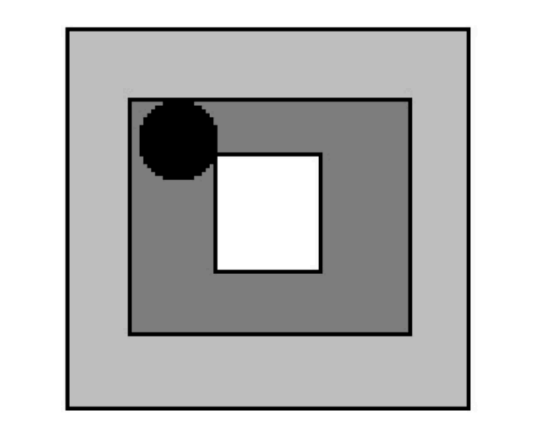
#> input picture aule_space.png, 551 x 424 px
$ jupyter execute --allow-errors aule_space.ipynb
#> lines starting #> are read from the running program, lines starting #| are printed output that depends on the picture; after the words box and inside, x2 and y2 are one past the last pixel; in counts of white or black regions, pixels touching at a corner belong together
[cell 1]
import matplotlib.pyplot as plt
import numpy as np
import cv2

[cell 2]
image_path = 'aule_space.png'
image = cv2.imread(image_path)
#> image is the input picture: shape (424, 551, 3); min 0, max 255, mean 188.4
plt.imshow(cv2.cvtColor(image, cv2.COLOR_BGR2RGB))
plt.show()

[cell 3]
#rotatinig the image
height,width,_ = image.shape
#> height = 424; width = 551
diagonal = np.sqrt(height**2 + width**2)
#> diagonal = 695.3
new_height = int(diagonal)
#> new_height = 695
new_width = int(diagonal)
#> new_width = 695


T = cv2.getRotationMatrix2D((width/2,height/2),67,1)
T[0,2] += (new_width - width)/2
T[1,2] += (new_height - height)/2

rot_image = cv2.warpAffine(image,T,(new_height,new_width))
plt.imshow(rot_image)
plt.show()

[cell 4]
gray = cv2.cvtColor(rot_image,cv2.COLOR_BGR2GRAY)
gray = np.uint8(gray)

clahe = cv2.createCLAHE(clipLimit=2.0, tileGridSize=(8, 8))
enhanced = clahe.apply(gray)

plt.imshow(enhanced, cmap='gray')
plt.axis('off')
plt.show()

[cell 5]
_, thresh = cv2.threshold(gray, 0.1, 255, cv2.THRESH_BINARY_INV)
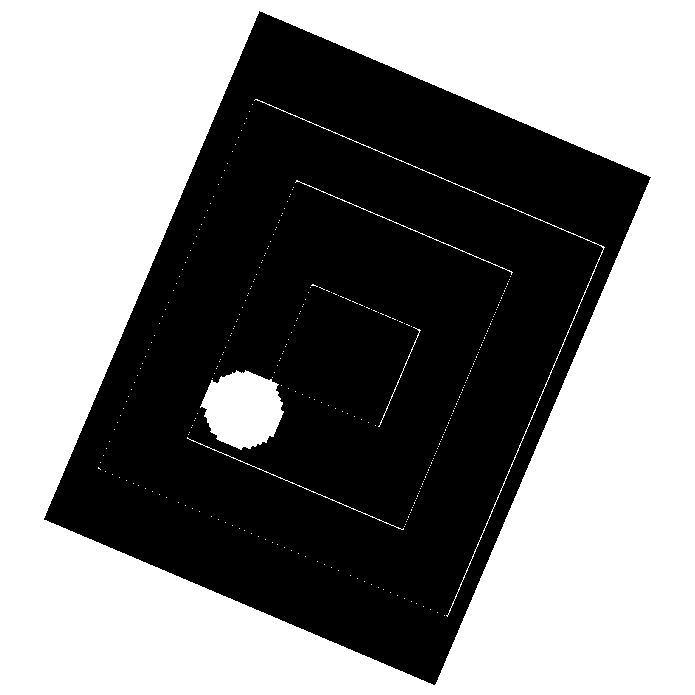
#> thresh: shape (695, 695); 52.8% white; 1 black region, box (x1, y1, x2, y2) and area: (44, 11, 651, 685) 227934
blurred = cv2.GaussianBlur(thresh, (9, 9), 5)
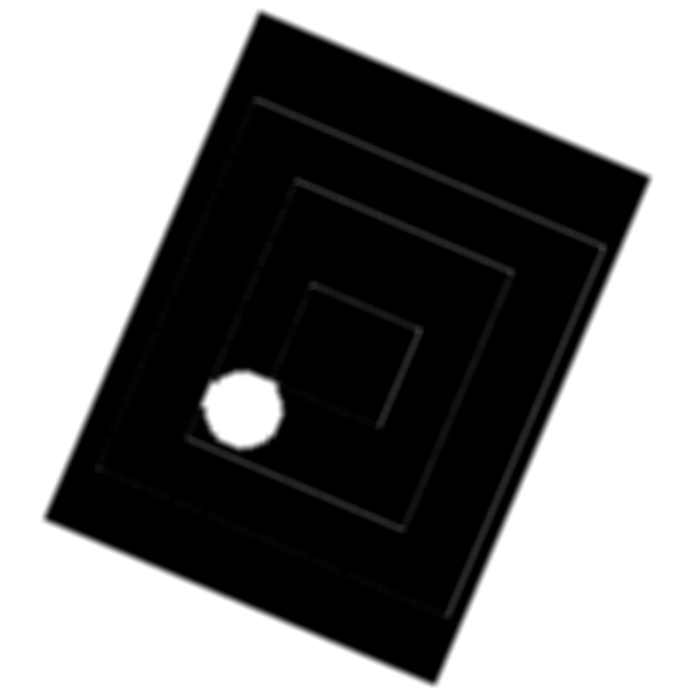
#> blurred: shape (695, 695); min 0, max 255, mean 134.7


plt.imshow(blurred, cmap='gray')
plt.axis('off')
plt.show()

[cell 6]
circles = cv2.HoughCircles(
    blurred,
    cv2.HOUGH_GRADIENT, dp=1.2, minDist=30,
    param1=200, param2=20, minRadius=5, maxRadius=50
)
#> circles = [[243, 409.8, 38.36]]

output = rot_image.copy()
if circles is not None:
    circles = np.uint16(np.around(circles))  # Convert to integer
#> circles = [[243, 410, 38]]
    for i in circles[0, :]:
        x, y, r = i
        cv2.circle(output, (x, y), r, (0, 255, 0), 2)  # Green circle
        cv2.circle(output, (x, y), 2, (0, 0, 255), 3)  # Red center
#> this loop made 1 pass
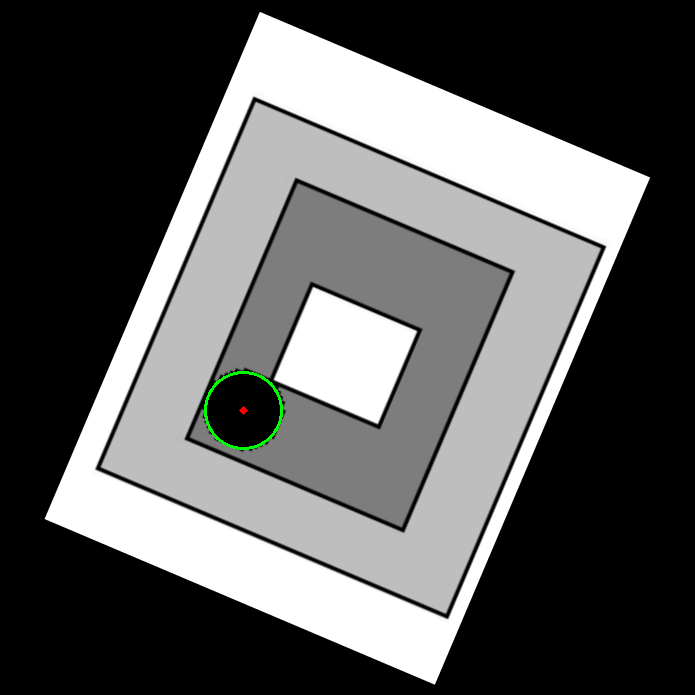
#> output: shape (695, 695, 3); mean B, G, R 91.1, 91.5, 91.1

plt.imshow(output)

plt.show()

[cell 7]
x, y, w, h = 250, 200, 150, 150
cropped_image = image[y:y+h, x:x+w]
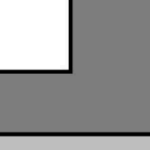
#> cropped_image: shape (150, 150, 3); min 0, max 255, mean 152.1

plt.imshow(cropped_image)
plt.show()

[cell 8]
crop_path = "cropped_image.png"
cropped_image = cv2.imread(crop_path)

#> (a cell that did not finish here is left out)

[cell 10]
#Find centre
gray = cv2.cvtColor(image,cv2.COLOR_BGR2GRAY)
#> gray: shape (424, 551)
gray = np.uint8(gray)
_, thresh = cv2.threshold(gray, 0.1, 255, cv2.THRESH_BINARY_INV)
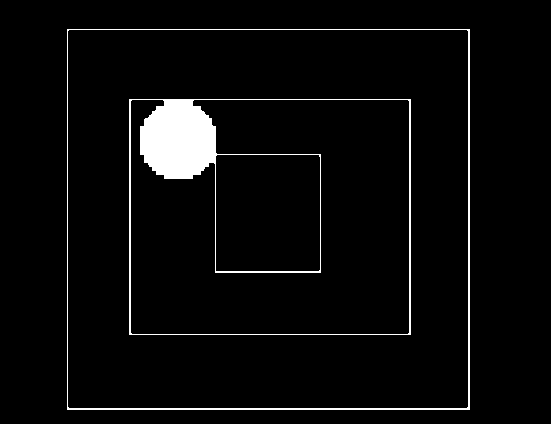
#> thresh: shape (424, 551); 4% white; 2 white regions, box (x1, y1, x2, y2) and area: (129, 99, 411, 335) 6920, (67, 29, 470, 410) 2347
blurred = cv2.GaussianBlur(thresh, (9, 9), 5)
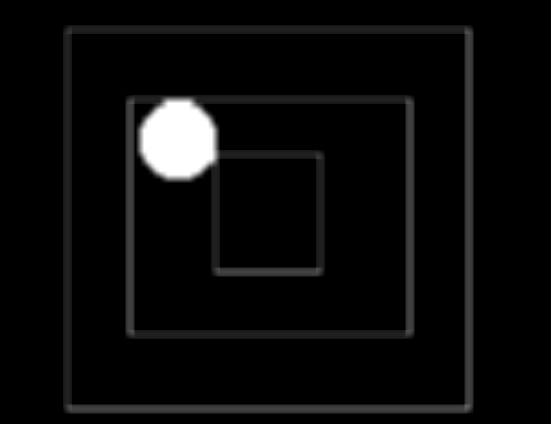
#> blurred: shape (424, 551); min 0, max 255, mean 10.1
circles = cv2.HoughCircles(
    blurred,
    cv2.HOUGH_GRADIENT, dp=1.2, minDist=30,
    param1=200, param2=20, minRadius=5, maxRadius=50
)
#> circles = [[178.2, 141, 38.48]]

output = image.copy()
if circles is not None:
    circles = np.uint16(np.around(circles))  # Convert to integer
#> circles = [[178, 141, 38]]
    for i in circles[0, :]:
        x, y, r = i
        cv2.circle(output, (x, y), r, (0, 255, 0), 2)  # Green circle
        cv2.circle(output, (x, y), 2, (0, 0, 255), 3)  # Red center
        cv2.circle(output, (265, 215), 2, (0, 0, 255), 3)  # Red center
        cv2.circle(output, (68, 25), 2, (0, 0, 255), 3)
        cv2.circle(output, (468, 215), 2, (0, 0, 255), 3)
#> this loop made 1 pass
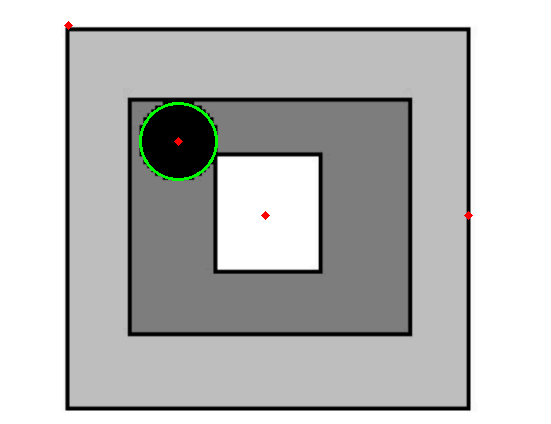
#> output: shape (424, 551, 3); 0.37% of pixels changed, all inside (x1, y1, x2, y2) = (64, 21, 473, 220)
# Apply centering transformation


plt.imshow(output)

plt.show()

port_centre = circles[0,0]
#> port_centre = [178, 141, 38]
x,y,r = port_centre
print(x,y,r)
#| 178 141 38

[cell 11]
h, w = image.shape[:2]  # Get image dimensions
#> h = 424; w = 551

# Given key points
center_screen = (int(w/2), int(h/2)),  # Original screen center
#> center_screen = ((275, 212),)
center_circle = (178,141)  # New camera center

# Compute translation to center the camera on the circle
dx = int(w/2)-178  # Horizontal shift
#> dx = 97
dy = int(h/2)-141  # Vertical shift
#> dy = 71

# Define original corner points of the image
original_pts = np.float32([
    [0, 0],        # Top-left
    [w, 0],        # Top-right
    [0, h],        # Bottom-left
    [w, h]         # Bottom-right
])
#> original_pts = [[0, 0], [551, 0], [0, 424], [551, 424]]

# Define new points after centering to the circle
new_pts = np.float32([
    [dx, dy],           # Move top-left
    [w+ dx, dy],        # Move top-right
    [dx, h + dy],        # Move bottom-left
    [w + dx, h + dy]      # Move bottom-right
])

# Compute homography matrix to center the camera on the circle
H_center = cv2.getPerspectiveTransform(original_pts, new_pts)
#> H_center = [[1, 0, 97], [0, 1, 71], [0, 0, 1]]

# Apply centering transformation
centered_image = cv2.warpPerspective(image, H_center, (w, h))
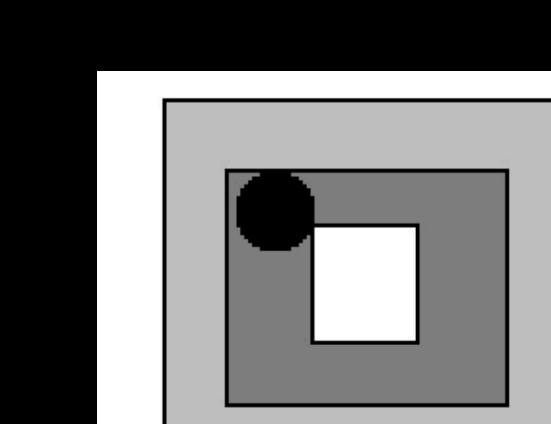
#> centered_image: shape (424, 551, 3); min 0, max 255, mean 119.1
cv2.circle(centered_image, (int(w/2), int(h/2)), 2, (0, 0, 255), 3)
#> centered_image: shape (424, 551, 3); 0.02% of pixels changed, all inside (x1, y1, x2, y2) = (271, 208, 280, 217)

plt.imshow(centered_image)
plt.show()

[cell 12]
print(w/2,h/2)
#| 275.5 212.0

[cell 13]
# Now apply perspective shift for the right-side 22.5° view
shift_right =45  # Move right
tilt_factor =20  # Adjust perspective for angled view

# Define new points for the right-side view
new_pts_right = np.float32([
    [shift_right, tilt_factor],      # Top-left shifts right & up
    [w+10, -25],                          # Top-right stays the same
    [shift_right, h - tilt_factor],  # Bottom-left shifts right & down
    [w+10, h + 25]                           # Bottom-right stays the same
])

# Compute homography matrix for the right-side view
H_right = cv2.getPerspectiveTransform(original_pts, new_pts_right)
#> H_right = [[0.743, 0, 45], [-0.0731, 0.906, 20], [-0.000345, 0, 1]]

# Apply the right-side perspective warp
final_image = cv2.warpPerspective(centered_image, H_right, (w, h))
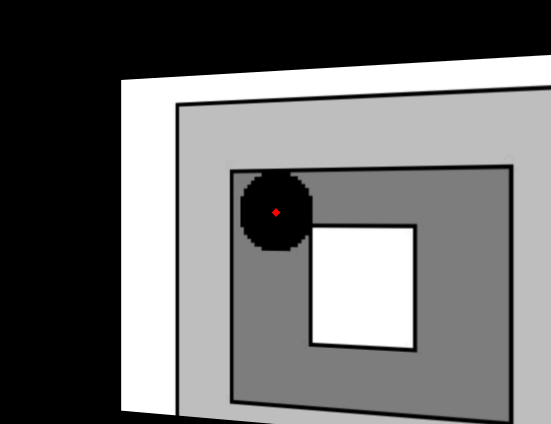
#> final_image: shape (424, 551, 3); mean B, G, R 110.9, 110.9, 111


cv2.circle(centered_image, (int(w/2), int(h/2)), 2, (0, 0, 255), 3)
cv2.circle(final_image, (int(w/2), int(h/2)), 2, (0, 0, 255), 3)
#> final_image: shape (424, 551, 3); under 0.01% of pixels changed, all inside (x1, y1, x2, y2) = (271, 208, 276, 217)

plt.imshow(centered_image)
plt.show()
plt.imshow(final_image)
plt.show()

[cell 14]
# Number of incremental steps in the transformation
N_transform = 10

shift_right = 45  # Move right
tilt_factor = 20  # Adjust perspective for angled view

# Define new points for the right-side view (example values)
new_pts_right = np.float32([
    [shift_right, tilt_factor],       # Top-left: shifts right & up
    [w + 10, -25],                    # Top-right: shifted slightly right & up
    [shift_right, h - tilt_factor],   # Bottom-left: shifts right & down
    [w + 10, h + 25]                  # Bottom-right: shifted slightly right & down
])

# original_pts for the front view (example values)
original_pts = np.float32([
    [0, 0],        # Top-left
    [w, 0],        # Top-right
    [0, h],        # Bottom-left
    [w, h]         # Bottom-right
])

# Compute homography for the right-side view
H_right = cv2.getPerspectiveTransform(original_pts, new_pts_right)
final_image = cv2.warpPerspective(centered_image, H_right, (w, h))

# --- Now, convert the final (right-side) image back to the original view gradually ---
# Interpolate between new_pts_right (right view) and original_pts (front view)

for k in range(N_transform + 1):
    # Compute interpolation factor (0.0 for right view, 1.0 for original view)
    t = k / N_transform

    # Interpolate the corner points:
    # When t = 0, new_pts_k equals new_pts_right (right view).
    # When t = 1, new_pts_k equals original_pts (front view).
    new_pts_k = (1 - t) * new_pts_right + t * original_pts
    new_pts_k = new_pts_k.astype(np.float32)

    # Compute the homography mapping from the right-side view's coordinate system
    # (i.e. new_pts_right) to the intermediate view (new_pts_k).
    H_k = cv2.getPerspectiveTransform(new_pts_right, new_pts_k)

    # Warp the final_image (which is the right-side view) using H_k.
    warped = cv2.warpPerspective(final_image, H_k, (w, h))

    # Convert color for display (if using matplotlib, which expects RGB)
    warped_rgb = cv2.cvtColor(warped, cv2.COLOR_BGR2RGB)

    # Display the intermediate warped image
    plt.figure(figsize=(4, 4))
    plt.imshow(warped_rgb)
    plt.title(f"Step {k} (t = {t:.2f})")
    plt.axis('off')
    plt.show()
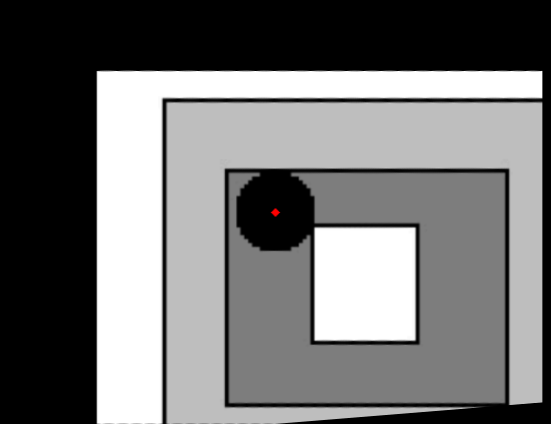
#> warped: shape (424, 551, 3); mean B, G, R 114.2, 114.2, 114.2

$ run again, with rotated_image.png copied over aule_space.png
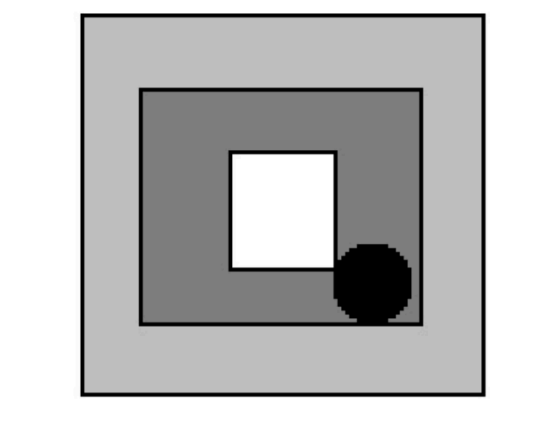
#> input picture rotated_image.png, 551 x 424 px
#> image is the input picture: shape (424, 551, 3); min 0, max 255, mean 188.4
#> `circles = cv2.HoughCircles( blurred, cv2.HOUGH_GRADIENT, dp=1.2, minDi..`: circles = [[449.4, 286.2, 37.64]]
#> `circles = np.uint16(np.around(circles))`: circles = [[449, 286, 38]]
#> the loop `for i in circles[0, :]:` made 1 pass
#> `circles = cv2.HoughCircles( blurred, cv2.HOUGH_GRADIENT, dp=1.2, minDi..`: circles = [[372.6, 282.6, 38.24]]
#> `circles = np.uint16(np.around(circles))`: circles = [[373, 283, 38]]
#> the loop `for i in circles[0, :]:` made 1 pass
#> after the loop `for i in circles[0, :]:`:
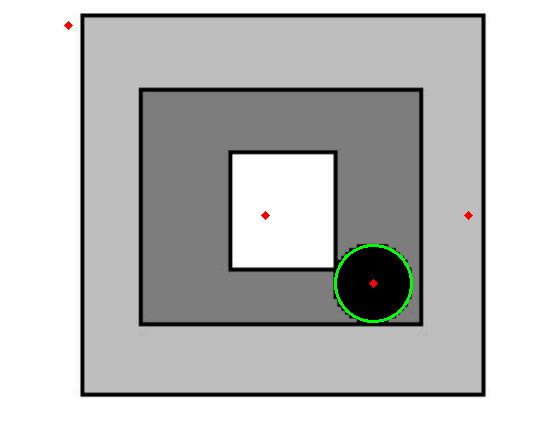
#> output: shape (424, 551, 3); 0.37% of pixels changed, all inside (x1, y1, x2, y2) = (64, 21, 473, 323)
#> port_centre = [373, 283, 38]
#| 373 283 38
#> H_center = [[1, 0, 97], [0, 1, 71], [0, 0, 1]]
#| 275.5 212.0
#> H_right = [[0.743, 0, 45], [-0.0731, 0.906, 20], [-0.000345, 0, 1]]
#> after the loop `for k in range(N_transform + 1):`:
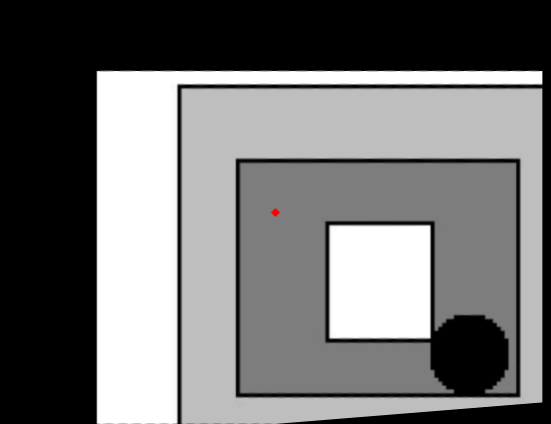
#> warped: shape (424, 551, 3); mean B, G, R 114.2, 114.2, 114.2
